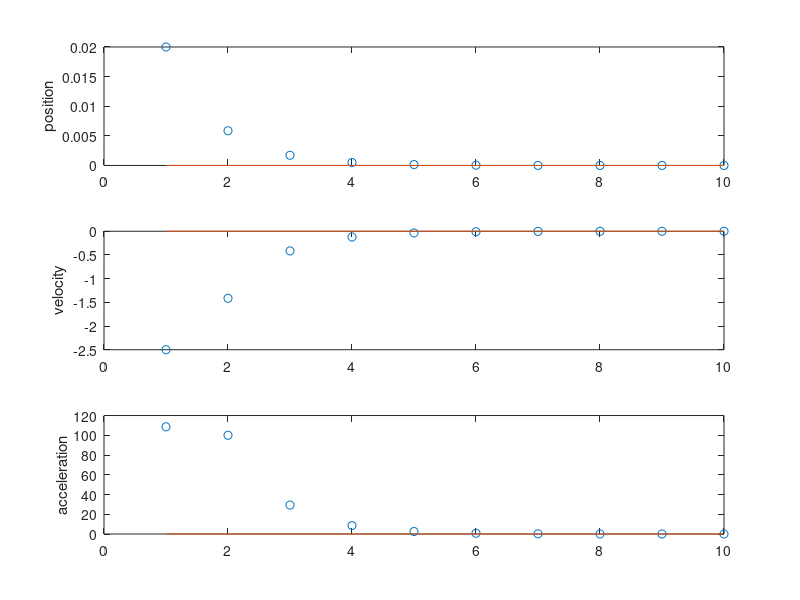

Write MATLAB code to recreate this figure.
% SymplecticController.m
%
% This script is for experimenting with contact and collision resolution in
% a simulator implemented using symplectic euler integration. Given that a
% collision is imminent, it is not clear what acceleration (impulse) to
% request. You can either fix the position or velocity, but not both.
% Either case seems to cause funny oscillations. Perhaps a damped approach
% is better.

% p = position (state)
% v = velocity (state)
% a = acceleration (input)
% h = time step

% vNext = v + h*a;
% xNext = x + h*vNext;

% xNext = x + h*(v + h*a)
% vNext = v + h*a

% z = [x;v];  u = a;
% zNext = [1, h; 0, 1]*z + [h;h*h]*u

clear; clc;

h = 0.01;
x0 = 0.02;
v0 = -2.5;

A = [1, h;  %x
    0, 1];  %v
B = [h*h;  %u
    h];

nStep = 10;

zz = zeros(2,nStep);
uu = zeros(1,nStep);
zz(:,1) = [x0;v0];

for i=2:nStep
    z = zz(:,i-1);
    x = z(1); v = z(2);
    
%     u = -(x + h*v)/(h*h);  %Deadbeat
    
     u = -(sqrt(0.5)*x + h*v)/(h*h);  %Exponential
    
    uu(i-1) = u;
    zz(:,i) = A*z+B*u;
end

fprintf('Max Acceleration: %5.5f\n',max(abs(uu)));

i = 1:nStep;
xx = zz(1,:);
vv = zz(2,:);

figure(12); clf;
subplot(3,1,1);
plot(i,xx,'o',[1,nStep],[0,0])
ylabel('position')

subplot(3,1,2);
plot(i,vv,'o',[1,nStep],[0,0])
ylabel('velocity');

subplot(3,1,3);
plot(i,uu,'o',[1,nStep],[0,0])
ylabel('acceleration');